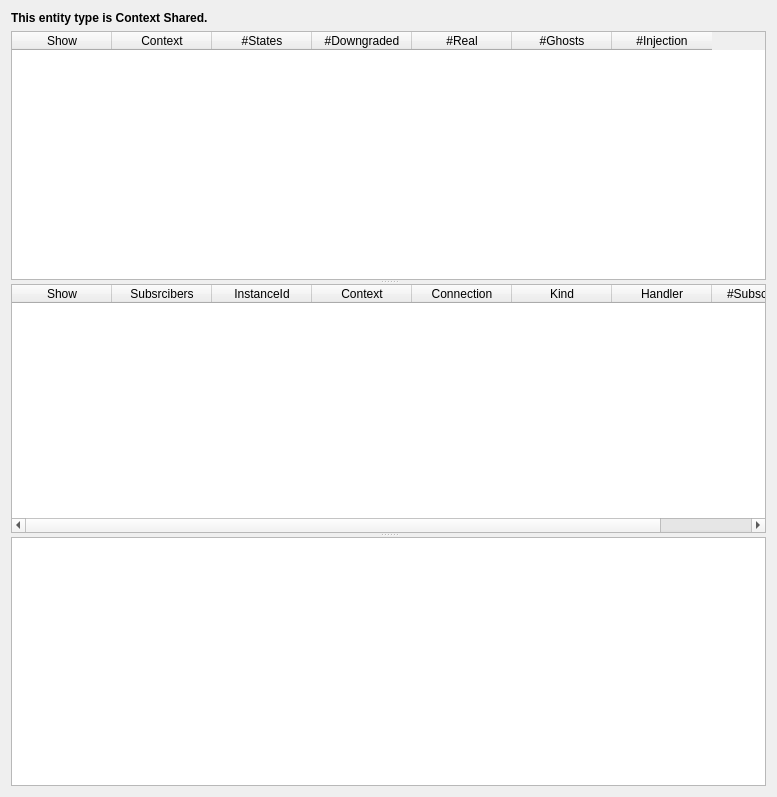
<?xml version="1.0" encoding="UTF-8"?>
<ui version="4.0">
 <class>EntityStatistics</class>
 <widget class="QWidget" name="EntityStatistics">
  <property name="geometry">
   <rect>
    <x>0</x>
    <y>0</y>
    <width>777</width>
    <height>797</height>
   </rect>
  </property>
  <property name="windowTitle">
   <string>EntityStatistics</string>
  </property>
  <layout class="QGridLayout" name="gridLayout">
   <item row="0" column="0">
    <layout class="QGridLayout" name="stateGrid">
     <item row="0" column="0">
      <widget class="QLabel" name="contextSharedLabel">
       <property name="enabled">
        <bool>true</bool>
       </property>
       <property name="font">
        <font>
         <weight>75</weight>
         <bold>true</bold>
        </font>
       </property>
       <property name="text">
        <string>This entity type is Context Shared.</string>
       </property>
      </widget>
     </item>
    </layout>
   </item>
   <item row="1" column="0">
    <widget class="QSplitter" name="splitter">
     <property name="orientation">
      <enum>Qt::Vertical</enum>
     </property>
     <widget class="QTableWidget" name="contexts">
      <property name="toolTip">
       <string>This table has one row for each context that the type occurs in.</string>
      </property>
      <property name="showGrid">
       <bool>false</bool>
      </property>
      <property name="sortingEnabled">
       <bool>true</bool>
      </property>
      <attribute name="horizontalHeaderShowSortIndicator" stdset="0">
       <bool>false</bool>
      </attribute>
      <column>
       <property name="text">
        <string>Show</string>
       </property>
      </column>
      <column>
       <property name="text">
        <string>Context</string>
       </property>
      </column>
      <column>
       <property name="text">
        <string>#States</string>
       </property>
      </column>
      <column>
       <property name="text">
        <string>#Downgraded</string>
       </property>
      </column>
      <column>
       <property name="text">
        <string>#Real</string>
       </property>
      </column>
      <column>
       <property name="text">
        <string>#Ghosts</string>
       </property>
      </column>
      <column>
       <property name="text">
        <string>#Injection</string>
       </property>
      </column>
     </widget>
     <widget class="QTableWidget" name="instances">
      <property name="toolTip">
       <string>This table shows each instance of the entity in the contexts that have been checked as 'Show' above.</string>
      </property>
      <property name="showGrid">
       <bool>false</bool>
      </property>
      <column>
       <property name="text">
        <string>Show</string>
       </property>
      </column>
      <column>
       <property name="text">
        <string>Subsrcibers</string>
       </property>
      </column>      
      <column>
       <property name="text">
        <string>InstanceId</string>
       </property>
      </column>
      <column>
       <property name="text">
        <string>Context</string>
       </property>
      </column>
      <column>
       <property name="text">
        <string>Connection</string>
       </property>
      </column>
      <column>
       <property name="text">
        <string>Kind</string>
       </property>
      </column>
      <column>
       <property name="text">
        <string>Handler</string>
       </property>
      </column>
      <column>
       <property name="text">
        <string>#Subscribers</string>
       </property>
      </column>
     </widget>
     <widget class="QTextEdit" name="information"/>
    </widget>
   </item>
  </layout>
 </widget>
 <resources/>
 <connections/>
</ui>
